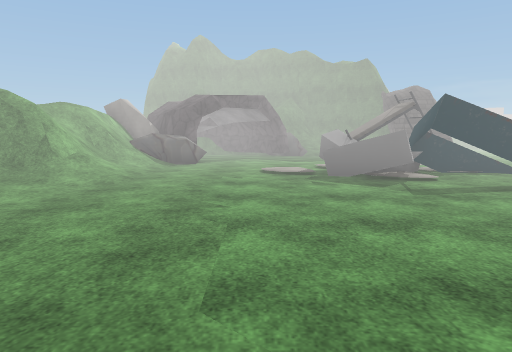
[1] (above)

24 first-person views from a walk through a scene from a Unity 3-D project. The camera is 1.3 m above the floor, tilts 6° down and sees 70° across. The floor is counted in squares, 2 m on a side. Each view is taken from the middle of a square. On the plan, view 1 faces up. The plan holds only what a view shows up to about 11 squares ahead; the rest is blank. The place goes on beyond the plan. The player character is not drawn. Some animated figures are left out. Some surface patterns are stand-ins.

[2]
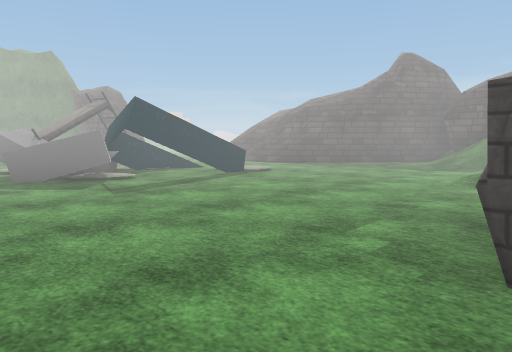

[3]
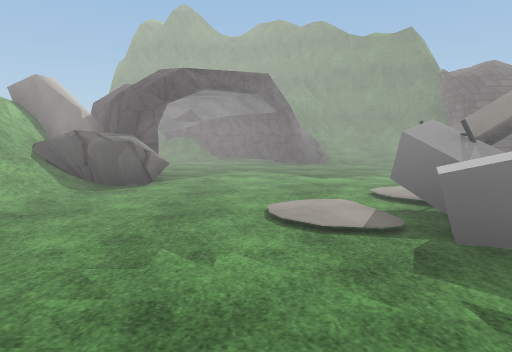

[4]
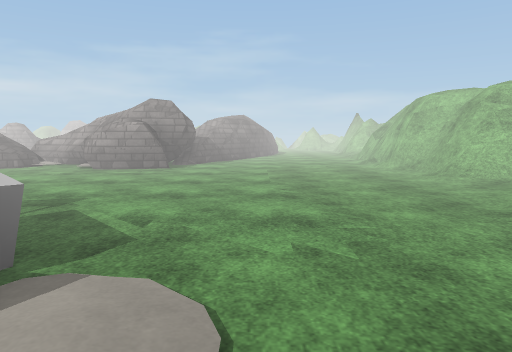

[5]
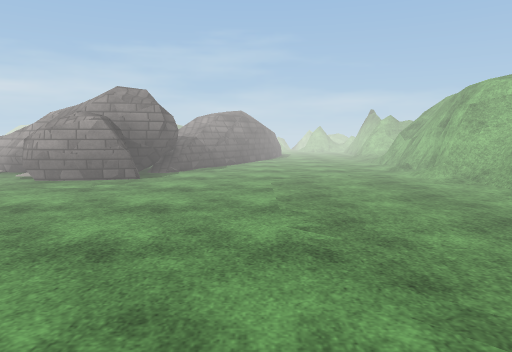

[6]
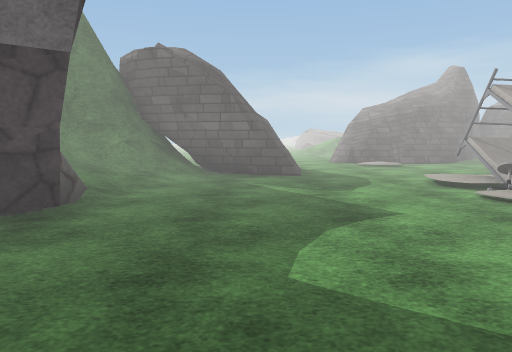

[7]
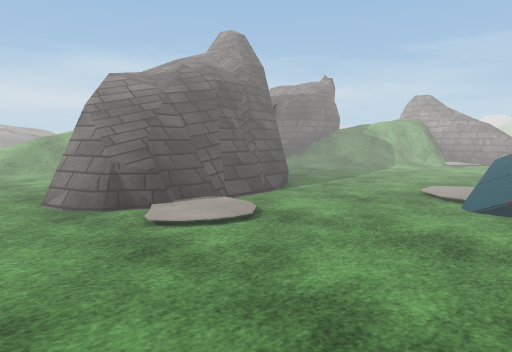

[8]
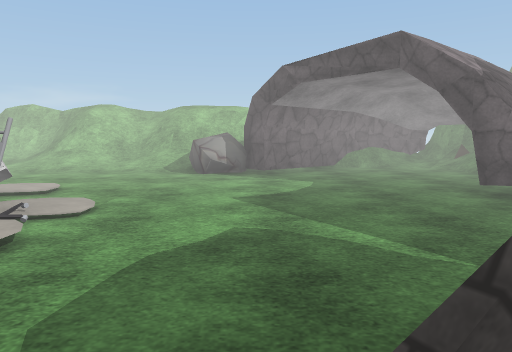

[9]
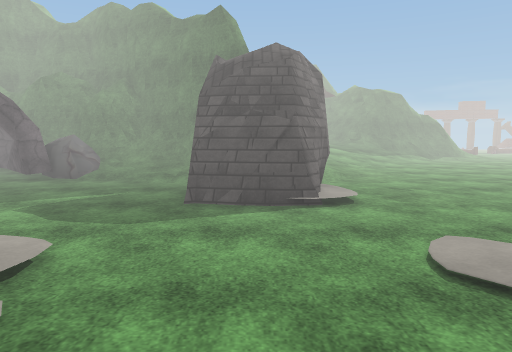

[10]
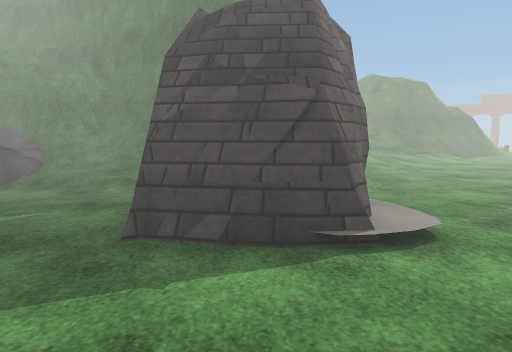

[11]
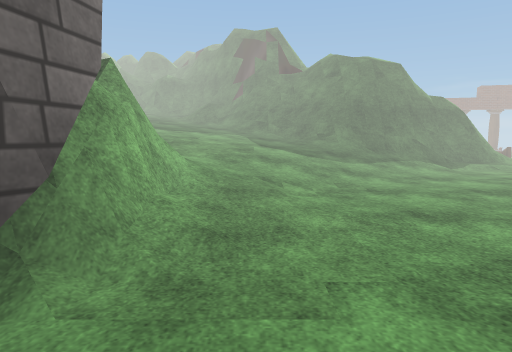

[12]
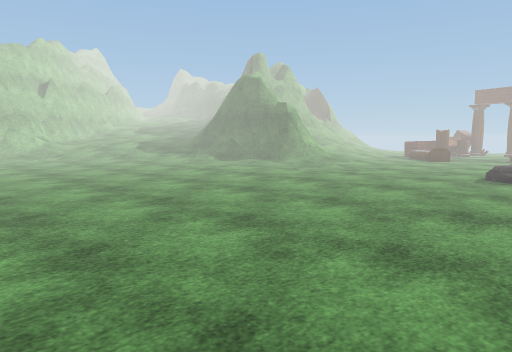

[13]
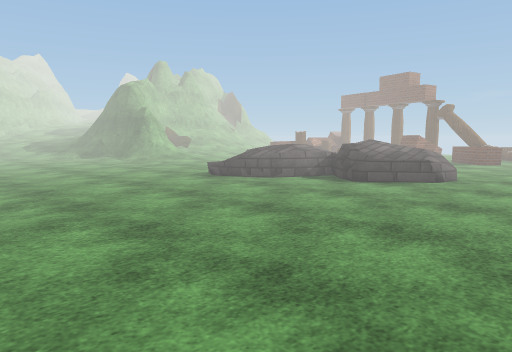

[14]
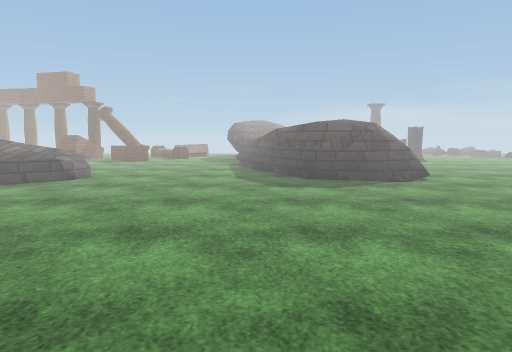

[15]
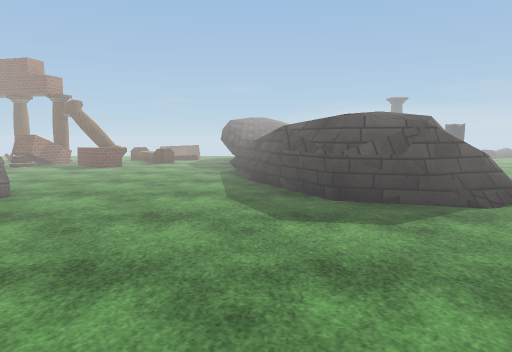

[16]
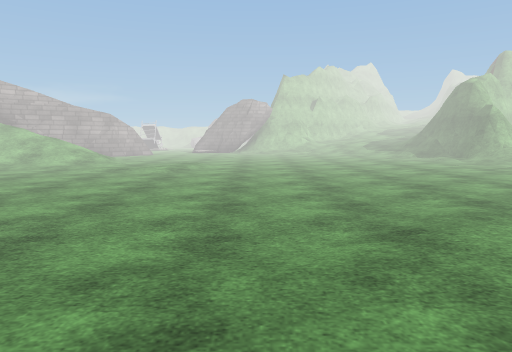

[17]
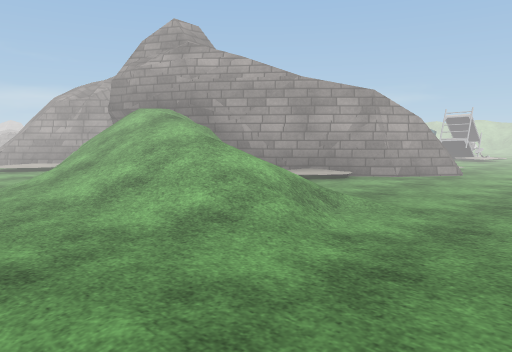

[18]
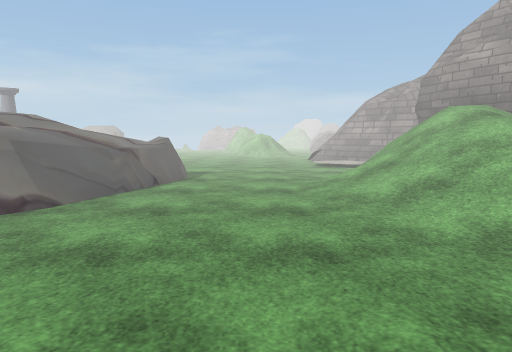

[19]
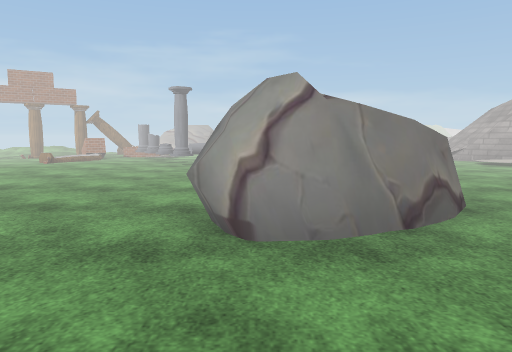

[20]
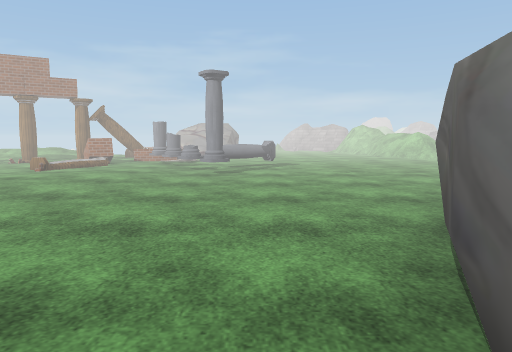

[21]
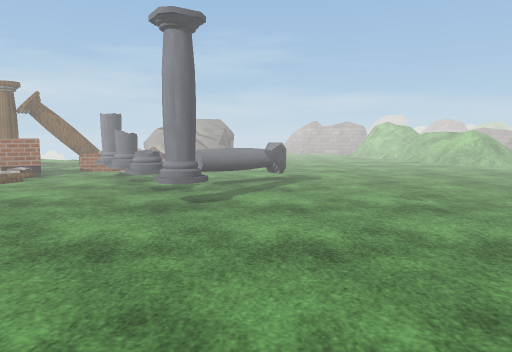

[22]
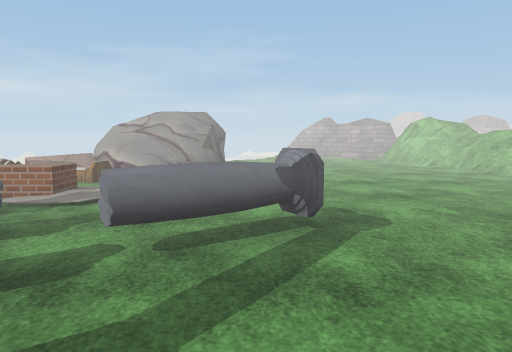

[23]
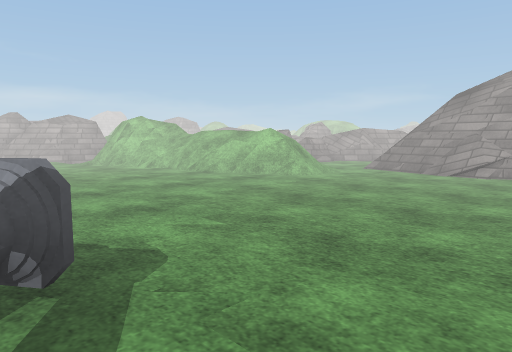

[24]
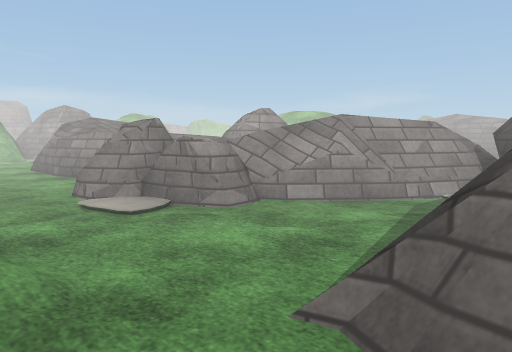

### Floor plan
Key: @ floor where view 1 was taken; # wall or solid block; x gap in a wall; . main floor; : floor 0.5 m higher than the main floor; + floor 0.75 m higher than the main floor; / step, stairs or slope; = window, fence, low wall or low ledge; ^ raised ledge; T table; R rock; O other object.
Columns run from 4 left of view 1 to 25 right of it. Each row starts with its distance up from view 1.
 27                         ==. ^
 26                     #...=#x^^
 25                      .^#==.^
 24                    ..=x.^..^
 23                   ..= .....^
 22         ///#     ..=.  ....^
 21         ///##    /...  :....##
 20          ///##  #/...   +...##
 19          ////####/... OO......
 18          ///////.....:........
 17          //////...............
 16           ///.................
 15 ###########/.................
 14 #...#O//###/................
 13 #....#///##................
 12 ##....../##... ...........
 11 O#.......#.... ..........
 10 OO#......................
  9 //O........=#...//........
  8 ///...O....=##..///...##..
  7 ///...OO...=###=///..^ #...
  6 /=/..TTT//.=#=##///..^ .....
  5 #/......//..####//...^......
  4 #/...........###//........../
  3 #/.........../###/...........
  2 ##..........//###........O..=.
  1 ##.........#=/####......OOO...
  0  #..@.###=###=  #/......O.O.=
 -1  #....####=###  #=........^^#.
 -2 ##...^#     RR..../=..... .=..
 -3  #...##      ///..//....  RR=.
 -4  ...##        //O.///... RRR=
 -5 #...#        O/ O. //... RR
 -6             OO /.. ==..
 -7                //. ==..
 -8                /#.  =/.
 -9                 ^.  #//
-10                 .   ^##
-11                 .    ##
-12               R.=
-13               RR=
-14                R

Where each view was taken, in squares from view 1:
view 1: 0 up, 0 right, facing up
view 2: 0 up, 0 right, facing up-right
view 3: 4 up, 0 right, facing up
view 4: 8 up, 0 right, facing down
view 5: 6 up, 0 right, facing down
view 6: 11 up, 2 left, facing right
view 7: 10 up, 4 right, facing down-right
view 8: 10 up, 5 right, facing left
view 9: 6 up, 5 right, facing up
view 10: 8 up, 5 right, facing up
view 11: 11 up, 7 right, facing up
view 12: 12 up, 18 right, facing up-left
view 13: 14 up, 22 right, facing up-left
view 14: 14 up, 23 right, facing up
view 15: 16 up, 23 right, facing up
view 16: 13 up, 22 right, facing left
view 17: 11 up, 15 right, facing down-left
view 18: 11 up, 15 right, facing down
view 19: 11 up, 19 right, facing down
view 20: 9 up, 20 right, facing down
view 21: 6 up, 20 right, facing down
view 22: 3 up, 20 right, facing down
view 23: 2 up, 20 right, facing down-left
view 24: 1 down, 14 right, facing down-left
